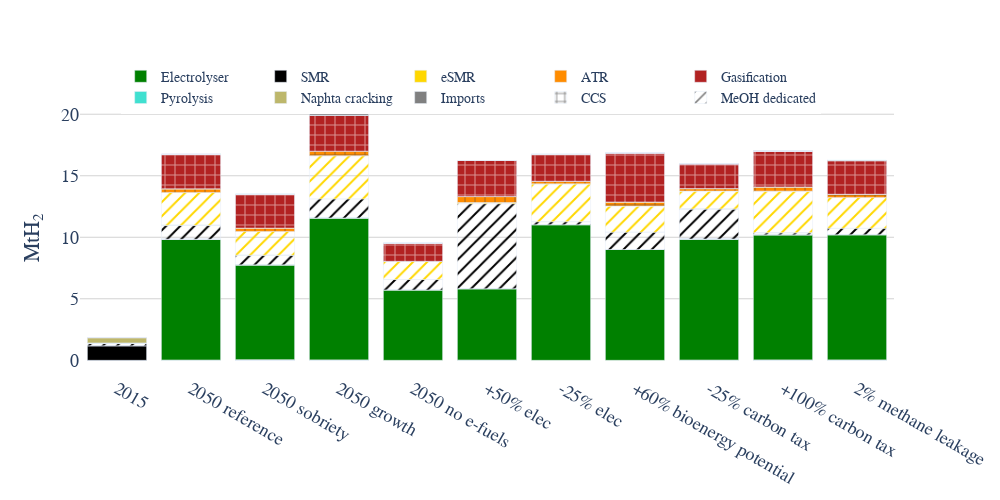

Notebook source saved alongside this figure:
### Code cell
hydrogen_techs=["Electrolyser","SMR",
                       "eSMR",
                "Gasification","Pyrolysis","Naphta_cracking","Naphta_cracking_electrified"]
# hydrogen_techs_colors={"Electrolyser":"green","SMR":"black","SMR_noWGR":"black","SMR_eboiler_noWGR":"grey",
#                        "eSMR":"yellow","eSMR_noWGR":"orange","eSMR_eboiler_noWGR":"orange",
#                 "Gasification":"firebrick","Gasification_noWGR":"firebrick","Pyrolysis":"turquoise",
#                        "Naphta_cracking":"darkkhaki","Naphta_cracking_electrified":"darkkhaki"}

tech_name={"Electrolyser":"Electrolyser","SMR":"SMR",
                       "eSMR":"eSMR","ATR":"ATR",
                "Gasification":"Gasification","Pyrolysis":"Pyrolysis",
           "Naphta_cracking":"Naphta cracking","Naphta_cracking_electrified":"Naphta cracking"}
tech_name_list={"Electrolyser":["Electrolyser"],"SMR":["SMR"],"eSMR":["eSMR"],"ATR":["ATR"],
                "Gasification":["Gasification"],"Pyrolysis":["Pyrolysis"],
           "Naphta cracking":["Naphta_cracking","Naphta_cracking_electrified"]}
hydrogen_techs_name_colors={"Electrolyser":"green","SMR":"black","eSMR":"gold","ATR":"darkorange",
                "Gasification":"firebrick","Pyrolysis":"turquoise",
                       "Naphta cracking":"darkkhaki"}


fig =go.Figure()

for tech in tech_name_list.keys():
    y=[]
    y_ccs=[]
    y_meoh=[]
    for name in x:
        ccs_capacity=data[name]["ccs_capacity"]
        tech_capacity=data[name]["tech_capacity"]
        meoh_h2_prod_tech=0
        if name!="2015":
            h2_prod_tech=data[name]["resource_tech_outflow"][(data[name]["resource_tech_outflow"].Resource.isin(["Hydrogen"]))&
                                                    (data[name]["resource_tech_outflow"].Technology.isin(tech_name_list[tech]))&
                                                    (data[name]["resource_tech_outflow"].Year==2050)]["Flow"].sum()/33.3
            
            if tech !="Naphta cracking":
                u=ccs_capacity[(ccs_capacity.Technology.isin(tech_name_list[tech]))&(ccs_capacity.Year==2050)]["Flow_capa"].sum()
                m=tech_capacity[(tech_capacity.Technology.isin(tech_name_list[tech]))&(tech_capacity.Year==2050)&(tech_capacity.Resource=="Hydrogen")]["Flow_capa"].sum()
                ccs_ratio=u/m
            else:
                u=ccs_capacity[(ccs_capacity.Technology.isin(tech_name_list[tech]))&(ccs_capacity.Year==2050)]["Flow_capa"].sum()
                m=tech_capacity[(tech_capacity.Technology.isin(tech_name_list[tech]))&(tech_capacity.Year==2050)&(tech_capacity.Resource=="Olefins")]["Flow_capa"].sum()
                ccs_ratio=u/m
            
            if tech=="SMR":
                meoh_h2_prod_tech=data[name]["resource_tech_outflow"][(data[name]["resource_tech_outflow"].Resource.isin(["MeOH"]))&
                                                    (data[name]["resource_tech_outflow"].Technology.isin(['SMR-MSR']))&
                                                    (data[name]["resource_tech_outflow"].Year==2050)]["Flow"].sum()*0.164/5.54
            elif tech=="eSMR":
                meoh_h2_prod_tech=data[name]["resource_tech_outflow"][(data[name]["resource_tech_outflow"].Resource.isin(["MeOH"]))&
                                                    (data[name]["resource_tech_outflow"].Technology.isin(['eSMR-MSR']))&
                                                    (data[name]["resource_tech_outflow"].Year==2050)]["Flow"].sum()*0.164/5.54
        
        else:  
            h2_prod_tech=data[name]["resource_tech_outflow"][(data[name]["resource_tech_outflow"].Resource.isin(["Hydrogen"]))&
                                                    (data[name]["resource_tech_outflow"].Technology.isin(tech_name_list[tech]))&
                                                    (data[name]["resource_tech_outflow"].Year==2015)]["Flow"].sum()/33.3
            ccs_ratio=0
            if tech=="SMR":
                meoh_h2_prod_tech=data[name]["resource_tech_outflow"][(data[name]["resource_tech_outflow"].Resource.isin(["MeOH"]))&
                                                    (data[name]["resource_tech_outflow"].Technology.isin(['SMR-MSR']))&
                                                    (data[name]["resource_tech_outflow"].Year==2015)]["Flow"].sum()*0.164/5.54
            elif tech=="eSMR":
                meoh_h2_prod_tech=data[name]["resource_tech_outflow"][(data[name]["resource_tech_outflow"].Resource.isin(["MeOH"]))&
                                                    (data[name]["resource_tech_outflow"].Technology.isin(['eSMR-MSR']))&
                                                    (data[name]["resource_tech_outflow"].Year==2015)]["Flow"].sum()*0.164/5.54
        y.append(-h2_prod_tech*(1-ccs_ratio))
        y_ccs.append(-h2_prod_tech*(ccs_ratio))
        y_meoh.append(-meoh_h2_prod_tech)
        
    fig.add_trace(go.Bar(x=x, y=y,name=tech,marker_color=hydrogen_techs_name_colors[tech]))  
    fig.add_trace(go.Bar(x=x, y=y_ccs,name=tech,marker_color=hydrogen_techs_name_colors[tech],marker_pattern_shape="+",showlegend=False))  
    fig.add_trace(go.Bar(x=x, y=y_meoh,name=tech,marker_color=hydrogen_techs_name_colors[tech],marker_pattern_shape="/",marker_pattern_fillmode="replace",showlegend=False)) 
   
    
y=[]   
for name in x:
    if name!="2015":
        energy_input=data[name]["resource_imports"][(data[name]["resource_imports"].Resource=="Hydrogen")&(data[name]["resource_imports"].Year==2050)]
        energy_input=energy_input.drop(["Sector","Country"],axis=1)["Flow"].sum()/33.3
        y.append(energy_input)
    else:
        energy_input=data[name]["resource_imports"][(data[name]["resource_imports"].Resource=="Hydrogen")&(data[name]["resource_imports"].Year==2015)]
        energy_input=energy_input.drop(["Sector","Country"],axis=1)["Flow"].sum()/33.3
        y.append(energy_input)
fig.add_trace(go.Bar(x=x, y=y,name="Imports",marker_color="grey"))    

    
fig.add_trace(go.Bar(x=[None], y=[None],name="CCS", marker_pattern_shape="+",marker_color="grey",marker_pattern_fillmode="replace"))
fig.add_trace(go.Bar(x=[None], y=[None],name="MeOH dedicated", marker_pattern_shape="/",marker_color="grey",marker_pattern_fillmode="replace"))    
   
    
fig.update_layout(barmode='relative')
fig.update_layout(#title='Hydrogen origin',title_x=0.5,#title_y=0.97,
                   yaxis_title='MtH<sub>2</sub>')    
fig.update_layout(
    font=dict(
        family="Times New Roman",size=18)
    ) 
# fig.update_traces(textfont_size=16)
# fig.update_yaxes(range=[30,70])
# fig.update_xaxes(range=[10,105])
# fig.update_annotations(font_size=20)
fig.update_layout(legend=dict(
    orientation="h",
    yanchor="bottom",
    y=0.95,
    xanchor="left",
    x=0.05,font = dict(size=14)
))
fig.update_layout( paper_bgcolor="rgba(255,255,255,255)", plot_bgcolor="rgba(255,255,255,255)")
fig.update_layout(width =1000, height=500)
# fig.update_annotations(font_size=12)
pio.write_image(fig, "1D_hydrogen_origin.pdf", width=1000, height=500)
fig.update_yaxes(showgrid=True, gridwidth=1, gridcolor='lightgrey')
fig.show()

### Figure 1 — Plotly figure (JSON) as saved in the notebook; plotly's stock layout.template omitted (floating-point values rounded to 4 significant figures)
{"data": [{"marker": {"color": "green"}, "name": "Electrolyser", "type": "bar", "x": ["2015", "2050 reference", "2050 sobriety", "2050 growth", "2050 no e-fuels", "+50% elec", "-25% elec", "+60% bioenergy potential", "-25% carbon tax", "+100% carbon tax", "2% methane leakage"], "y": [0, 9.838, 7.76, 11.57, 5.721, 5.823, 11.03, 9.008, 9.86, 10.2, 10.21]}, {"marker": {"color": "green", "pattern": {"shape": "+"}}, "name": "Electrolyser", "showlegend": false, "type": "bar", "x": ["2015", "2050 reference", "2050 sobriety", "2050 growth", "2050 no e-fuels", "+50% elec", "-25% elec", "+60% bioenergy potential", "-25% carbon tax", "+100% carbon tax", "2% methane leakage"], "y": [0, 0, 0, 0, 0, 0, 0, 0, 0, 0, 0]}, {"marker": {"color": "green", "pattern": {"fillmode": "replace", "shape": "/"}}, "name": "Electrolyser", "showlegend": false, "type": "bar", "x": ["2015", "2050 reference", "2050 sobriety", "2050 growth", "2050 no e-fuels", "+50% elec", "-25% elec", "+60% bioenergy potential", "-25% carbon tax", "+100% carbon tax", "2% methane leakage"], "y": [0, 0, 0, 0, 0, 0, 0, 0, 0, 0, 0]}, {"marker": {"color": "black"}, "name": "SMR", "type": "bar", "x": ["2015", "2050 reference", "2050 sobriety", "2050 growth", "2050 no e-fuels", "+50% elec", "-25% elec", "+60% bioenergy potential", "-25% carbon tax", "+100% carbon tax", "2% methane leakage"], "y": [1.181, 0, 0, -3.768e-32, null, -2.709e-16, null, 0, 0, null, 1.443e-16]}, {"marker": {"color": "black", "pattern": {"shape": "+"}}, "name": "SMR", "showlegend": false, "type": "bar", "x": ["2015", "2050 reference", "2050 sobriety", "2050 growth", "2050 no e-fuels", "+50% elec", "-25% elec", "+60% bioenergy potential", "-25% carbon tax", "+100% carbon tax", "2% methane leakage"], "y": [0, 0, -1.503e-16, 1.697e-16, null, 3.508e-16, null, 0, 1.257e-17, null, -2.567e-16]}, {"marker": {"color": "black", "pattern": {"fillmode": "replace", "shape": "/"}}, "name": "SMR", "showlegend": false, "type": "bar", "x": ["2015", "2050 reference", "2050 sobriety", "2050 growth", "2050 no e-fuels", "+50% elec", "-25% elec", "+60% bioenergy potential", "-25% carbon tax", "+100% carbon tax", "2% methane leakage"], "y": [0.233, 1.138, 0.7803, 1.541, 0.8472, 6.907, 0.2399, 1.405, 2.438, 0.1676, 0.513]}, {"marker": {"color": "gold"}, "name": "eSMR", "type": "bar", "x": ["2015", "2050 reference", "2050 sobriety", "2050 growth", "2050 no e-fuels", "+50% elec", "-25% elec", "+60% bioenergy potential", "-25% carbon tax", "+100% carbon tax", "2% methane leakage"], "y": [0, 3.049e-19, -1.054e-15, null, null, null, null, null, -2.302e-16, -3.356e-17, null]}, {"marker": {"color": "gold", "pattern": {"shape": "+"}}, "name": "eSMR", "showlegend": false, "type": "bar", "x": ["2015", "2050 reference", "2050 sobriety", "2050 growth", "2050 no e-fuels", "+50% elec", "-25% elec", "+60% bioenergy potential", "-25% carbon tax", "+100% carbon tax", "2% methane leakage"], "y": [0, -2.567e-17, 2.107e-15, null, null, null, null, null, 4.194e-16, 1.007e-16, null]}, {"marker": {"color": "gold", "pattern": {"fillmode": "replace", "shape": "/"}}, "name": "eSMR", "showlegend": false, "type": "bar", "x": ["2015", "2050 reference", "2050 sobriety", "2050 growth", "2050 no e-fuels", "+50% elec", "-25% elec", "+60% bioenergy potential", "-25% carbon tax", "+100% carbon tax", "2% methane leakage"], "y": [0, 2.668, 1.932, 3.518, 1.478, 0.09208, 3.076, 2.125, 1.454, 3.379, 2.51]}, {"marker": {"color": "darkorange"}, "name": "ATR", "type": "bar", "x": ["2015", "2050 reference", "2050 sobriety", "2050 growth", "2050 no e-fuels", "+50% elec", "-25% elec", "+60% bioenergy potential", "-25% carbon tax", "+100% carbon tax", "2% methane leakage"], "y": [0, 1.33e-16, -7.926e-16, 0, null, 0, 0, 0, 0, 0.00462, -5.819e-17]}, {"marker": {"color": "darkorange", "pattern": {"shape": "+"}}, "name": "ATR", "showlegend": false, "type": "bar", "x": ["2015", "2050 reference", "2050 sobriety", "2050 growth", "2050 no e-fuels", "+50% elec", "-25% elec", "+60% bioenergy potential", "-25% carbon tax", "+100% carbon tax", "2% methane leakage"], "y": [0, 0.2996, 0.2746, 0.3686, null, 0.4881, 0.2152, 0.3328, 0.2011, 0.3381, 0.262]}, {"marker": {"color": "darkorange", "pattern": {"fillmode": "replace", "shape": "/"}}, "name": "ATR", "showlegend": false, "type": "bar", "x": ["2015", "2050 reference", "2050 sobriety", "2050 growth", "2050 no e-fuels", "+50% elec", "-25% elec", "+60% bioenergy potential", "-25% carbon tax", "+100% carbon tax", "2% methane leakage"], "y": [0, 0, 0, 0, 0, 0, 0, 0, 0, 0, 0]}, {"marker": {"color": "firebrick"}, "name": "Gasification", "type": "bar", "x": ["2015", "2050 reference", "2050 sobriety", "2050 growth", "2050 no e-fuels", "+50% elec", "-25% elec", "+60% bioenergy potential", "-25% carbon tax", "+100% carbon tax", "2% methane leakage"], "y": [0, 0, -6.114e-16, -6.484e-16, 0, 0, 0, 4.419e-16, 0.008754, 0, 0]}, {"marker": {"color": "firebrick", "pattern": {"shape": "+"}}, "name": "Gasification", "showlegend": false, "type": "bar", "x": ["2015", "2050 reference", "2050 sobriety", "2050 growth", "2050 no e-fuels", "+50% elec", "-25% elec", "+60% bioenergy potential", "-25% carbon tax", "+100% carbon tax", "2% methane leakage"], "y": [0, 2.8, 2.754, 2.92, 1.479, 2.932, 2.193, 3.98, 2.01, 2.915, 2.731]}, {"marker": {"color": "firebrick", "pattern": {"fillmode": "replace", "shape": "/"}}, "name": "Gasification", "showlegend": false, "type": "bar", "x": ["2015", "2050 reference", "2050 sobriety", "2050 growth", "2050 no e-fuels", "+50% elec", "-25% elec", "+60% bioenergy potential", "-25% carbon tax", "+100% carbon tax", "2% methane leakage"], "y": [0, 0, 0, 0, 0, 0, 0, 0, 0, 0, 0]}, {"marker": {"color": "turquoise"}, "name": "Pyrolysis", "type": "bar", "x": ["2015", "2050 reference", "2050 sobriety", "2050 growth", "2050 no e-fuels", "+50% elec", "-25% elec", "+60% bioenergy potential", "-25% carbon tax", "+100% carbon tax", "2% methane leakage"], "y": [0, 3.166e-17, null, null, null, null, null, null, null, -2.707e-16, null]}, {"marker": {"color": "turquoise", "pattern": {"shape": "+"}}, "name": "Pyrolysis", "showlegend": false, "type": "bar", "x": ["2015", "2050 reference", "2050 sobriety", "2050 growth", "2050 no e-fuels", "+50% elec", "-25% elec", "+60% bioenergy potential", "-25% carbon tax", "+100% carbon tax", "2% methane leakage"], "y": [0, 0, null, null, null, null, null, null, null, 0, null]}, {"marker": {"color": "turquoise", "pattern": {"fillmode": "replace", "shape": "/"}}, "name": "Pyrolysis", "showlegend": false, "type": "bar", "x": ["2015", "2050 reference", "2050 sobriety", "2050 growth", "2050 no e-fuels", "+50% elec", "-25% elec", "+60% bioenergy potential", "-25% carbon tax", "+100% carbon tax", "2% methane leakage"], "y": [0, 0, 0, 0, 0, 0, 0, 0, 0, 0, 0]}, {"marker": {"color": "darkkhaki"}, "name": "Naphta cracking", "type": "bar", "x": ["2015", "2050 reference", "2050 sobriety", "2050 growth", "2050 no e-fuels", "+50% elec", "-25% elec", "+60% bioenergy potential", "-25% carbon tax", "+100% carbon tax", "2% methane leakage"], "y": [0.4311, 0, null, null, null, 0, null, null, null, 0, 0.01805]}, {"marker": {"color": "darkkhaki", "pattern": {"shape": "+"}}, "name": "Naphta cracking", "showlegend": false, "type": "bar", "x": ["2015", "2050 reference", "2050 sobriety", "2050 growth", "2050 no e-fuels", "+50% elec", "-25% elec", "+60% bioenergy potential", "-25% carbon tax", "+100% carbon tax", "2% methane leakage"], "y": [0, 0, null, null, null, 0, null, null, null, 0.02413, 0]}, {"marker": {"color": "darkkhaki", "pattern": {"fillmode": "replace", "shape": "/"}}, "name": "Naphta cracking", "showlegend": false, "type": "bar", "x": ["2015", "2050 reference", "2050 sobriety", "2050 growth", "2050 no e-fuels", "+50% elec", "-25% elec", "+60% bioenergy potential", "-25% carbon tax", "+100% carbon tax", "2% methane leakage"], "y": [0, 0, 0, 0, 0, 0, 0, 0, 0, 0, 0]}, {"marker": {"color": "grey"}, "name": "Imports", "type": "bar", "x": ["2015", "2050 reference", "2050 sobriety", "2050 growth", "2050 no e-fuels", "+50% elec", "-25% elec", "+60% bioenergy potential", "-25% carbon tax", "+100% carbon tax", "2% methane leakage"], "y": [0, 0, 0, 0.1219, 0, 0, 0, 0, 0, 0, 0.00331]}, {"marker": {"color": "grey", "pattern": {"fillmode": "replace", "shape": "+"}}, "name": "CCS", "type": "bar", "x": [null], "y": [null]}, {"marker": {"color": "grey", "pattern": {"fillmode": "replace", "shape": "/"}}, "name": "MeOH dedicated", "type": "bar", "x": [null], "y": [null]}], "layout": {"barmode": "relative", "font": {"family": "Times New Roman", "size": 18}, "height": 500, "legend": {"font": {"size": 14}, "orientation": "h", "x": 0.05, "xanchor": "left", "y": 0.95, "yanchor": "bottom"}, "paper_bgcolor": "rgba(255,255,255,255)", "plot_bgcolor": "rgba(255,255,255,255)", "width": 1000, "yaxis": {"gridcolor": "lightgrey", "gridwidth": 1, "showgrid": true, "title": {"text": "MtH<sub>2</sub>"}}}}
